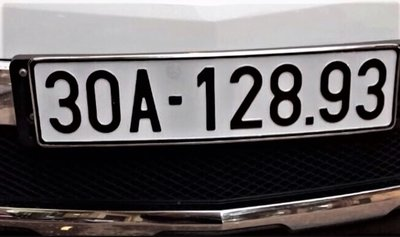
%> input picture vehicle-number-plate-recognition-master/test images/A3012893.jpg, 400 x 237 px
$ octave number_plate_det.m   (GNU Octave 9; MATLAB toolbox functions it lacks are replaced by stand-ins)
%> lines starting %> are read from the running program, lines starting %| are printed output that depends on the picture; in (x1, y1, x2, y2) boxes, pixels count from 0 and x2, y2 are one past the last pixel; in counts of white or black regions, pixels touching at a corner belong together; the program's own positions count from 1
clc
close all;
clear;
load imgfildata;
[file,path]=uigetfile({'*.jpg;*.bmp;*.png;*.tif'},'Choose an image');
%> the answer given: test images/A3012893.jpg
s=[path,file];
picture=imread(s);
%> picture is the input picture: size 237x400x3 uint8; mean R, G, B 102.7, 98.6, 99.7
[~,cc]=size(picture);
%> cc = 1200
picture=imresize(picture,[300 500]);
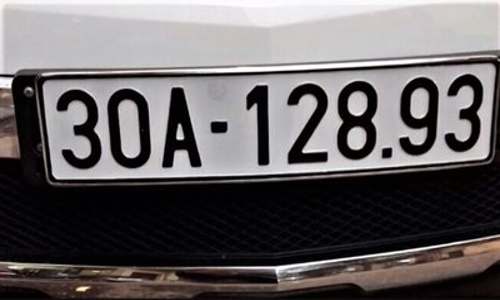
%> picture: size 300x500x3 uint8; mean R, G, B 102.7, 98.7, 99.8
if size(picture,3)==3
  picture=rgb2gray(picture);
%> picture: size 300x500 uint8
end
picture = imadjust(picture);
threshold = graythresh(picture);
%> threshold = 0.412
picture =~im2bw(picture,threshold);
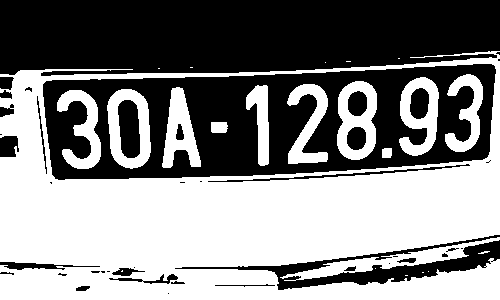
%> picture: size 300x500 logical; 52% white; 42 black regions (18 under 20 px), largest, box (x1, y1, x2, y2) and area: (0, 0, 500, 76) 34369, (43, 64, 496, 180) 28688, (175, 235, 500, 290) 4157
picture = bwareaopen(picture,30);
%> picture: size 300x500 logical; 52% white; 42 black regions (18 under 20 px), largest, box (x1, y1, x2, y2) and area: (0, 0, 500, 76) 34382, (43, 64, 496, 180) 28688, (175, 235, 500, 290) 4183
picture1=bwareaopen(picture,7000);
%> picture1: size 300x500 logical; 42% white; 1 white region, box (x1, y1, x2, y2) and area: (0, 51, 500, 300) 62997
%imshow(picture)
%figure,imshow(picture1)
%title('pic 1')
picture2=picture-picture1;
%> picture2: size 300x500 double; values 0 (black) and 1 (white), 10% white; 11 white regions, largest, box (x1, y1, x2, y2) and area: (280, 237, 500, 281) 2023, (337, 81, 377, 160) 1901, (107, 89, 151, 169) 1853
%figure,imshow(picture2)
%title('pic 2')
picture2=bwareaopen(picture2,200);
%figure,imshow(picture2)
%title('pic 2 edit')
imcr = imcrop(picture2,[0 0 500 150]);
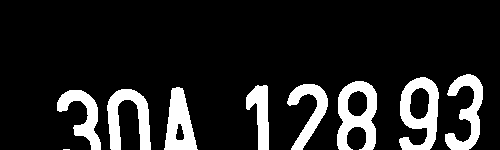
%> imcr: size 150x500 logical; 13.8% white; 9 white regions (1 under 20 px)
[Lcr,Necr]=bwlabel(imcr);
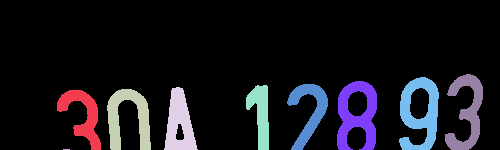
%> Lcr: size 150x500 double; 10 distinct labels, from 0 to 9; one colour per label, 0 black
%> Necr = 9
if Necr<9
    imcr1 = imcrop(picture2,[0 0 500 150]);
    imcr2 = imcrop(picture2,[0 151 500 300]);
    figure
    final_output=[];
    t=[];
    %----------NH?N DI?N H繬G ?NH D??I-----------
    [Lcr,Necr]=bwlabel(imcr1);
    propied=regionprops(Lcr,'BoundingBox');
    hold on
    pause(1)
    for n=1:size(propied,1)
      rectangle('Position',propied(n).BoundingBox,'EdgeColor','g','LineWidth',2)
    end
    for n=1:Necr
      [r,c] = find(Lcr==n);
      n1=picture(min(r):max(r),min(c):max(c));
      n1=imresize(n1,[42,24]);
      imshow(n1)
      pause(0.2)
      x=[ ];
      totalLetters=size(imgfile,2);
     for k=1:totalLetters
        y=corr2(imgfile{1,k},n1);
        x=[x y];
     end
     t=[t max(x)];
     if max(x)>.40
        z=find(x==max(x));
        out=cell2mat(imgfile(2,z));
        final_output=[final_output out];
      end
    end
    hold off
    %----------NH?N DI?N H繬G ?NH TR蔔-----------
    %----------NH?N DI?N H繬G ?NH D??I-----------
    [Lcr,Necr]=bwlabel(imcr2);
    propied=regionprops(Lcr,'BoundingBox');
    hold on
    pause(1)
    for n=1:size(propied,1)
      rectangle('Position',propied(n).BoundingBox,'EdgeColor','g','LineWidth',2)
    end
    for n=1:Necr
      [r,c] = find(Lcr==n);
      n1=imcr2(min(r):max(r),min(c):max(c));
      n1=imresize(n1,[42,24]);
      imshow(n1)
      pause(0.2)
      x=[ ];
    totalLetters=size(imgfile,2);
     for k=1:totalLetters
        y=corr2(imgfile{1,k},n1);
        x=[x y];
     end
     t=[t max(x)];
     if max(x)>.40
        z=find(x==max(x));
        out=cell2mat(imgfile(2,z));
        final_output=[final_output out];
      end
    end
    hold off
    %----------NH?N DI?N H繬G ?NH D??I-----------
else
    [L,Ne]=bwlabel(picture2);
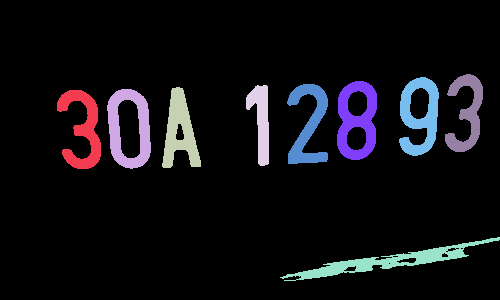
%> L: size 300x500 double; 10 distinct labels, from 0 to 9; one colour per label, 0 black
%> Ne = 9
    propied=regionprops(L,'BoundingBox');
%> propied = 9 regions; largest, box (x1, y1, x2, y2): (280, 237, 500, 281), (107, 89, 151, 169), (57, 90, 101, 169), (287, 84, 328, 164), (337, 81, 377, 160)
    hold on
    pause(1)
    for n=1:size(propied,1)
      rectangle('Position',propied(n).BoundingBox,'EdgeColor','g','LineWidth',2)
    end
%> this loop made 9 passes
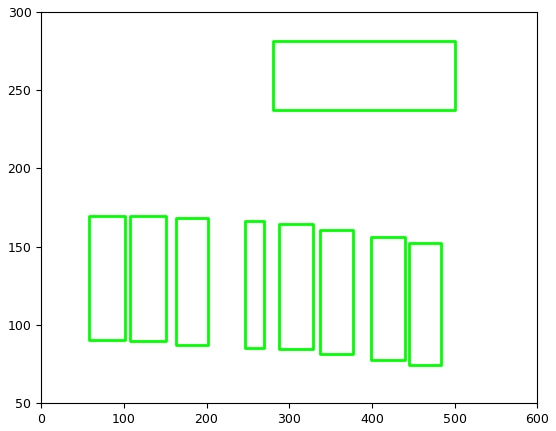
%> figure redrawn from the program's plot data
    hold off
    figure
    final_output=[];
    t=[];
    for n=1:Ne
        [r,c] = find(L==n);
        n1=picture(min(r):max(r),min(c):max(c));
        n1=imresize(n1,[42,24]);
        imshow(n1)
        pause(0.2)
        x=[ ];
        totalLetters=size(imgfile,2);
        for k=1:totalLetters
            y=corr2(imgfile{1,k},n1);
            x=[x y];
        end
        t=[t max(x)];
        if max(x)>.40
            z=find(x==max(x));
            out=cell2mat(imgfile(2,z));
            final_output=[final_output out];
        end
    end
%> this loop made 9 passes
%> (t, z, out, final_output) on passes 1, 2, 3, 4, 6, 7, 8, 9: (0.681, 4, '3', '3'), ([0.681 0.719], 1, '0', '30'), ([0.681 0.719 0.679], 11, 'A', '30A'), ([0.681 0.719 0.679 0.608], 2, '1', '30A1'), ([0.681 0.719 0.679 0.608 0.236 0.673], 3, '2', '30A12'), ([0.681 0.719 0.679 0.608 0.236 0.673 0.691], 9, '8', '30A128'), ([0.681 0.719 0.679 0.608 0.236 0.673 0.691 0.623], 10, '9', '30A1289'), ([0.681 0.719 0.679 0.608 0.236 0.673 0.691 0.623 0.568], 4, '3', '30A12893')
%> t on pass 5: [0.681 0.719 0.679 0.608 0.236]
%> pass 2, `n1=imresize(n1,[42,24]);`:
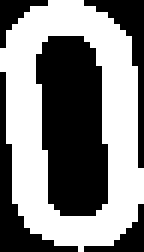
%> n1: size 42x24 logical (shown 6 times larger); 51.8% white; 5 black regions, box (x1, y1, x2, y2) and area: (6, 6, 18, 36) 291, (0, 12, 13, 42) 80, (14, 0, 24, 28) 63, (14, 34, 24, 42) 27, (0, 0, 8, 8) 25
end
% [8 lines of commented-out code are left out]
